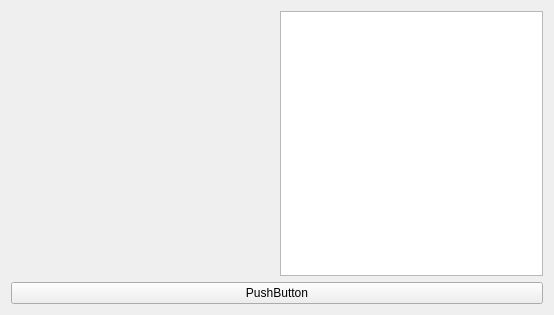
<?xml version="1.0" encoding="UTF-8"?>
<ui version="4.0">
 <class>Form</class>
 <widget class="QWidget" name="Form">
  <property name="geometry">
   <rect>
    <x>0</x>
    <y>0</y>
    <width>554</width>
    <height>315</height>
   </rect>
  </property>
  <property name="windowTitle">
   <string>二维码生成</string>
  </property>
  <property name="layoutDirection">
   <enum>Qt::LeftToRight</enum>
  </property>
  <layout class="QVBoxLayout" name="verticalLayout">
   <item>
    <layout class="QHBoxLayout" name="horizontalLayout">
     <item>
      <widget class="QLabel" name="label">
       <property name="enabled">
        <bool>true</bool>
       </property>
       <property name="sizePolicy">
        <sizepolicy hsizetype="Preferred" vsizetype="Preferred">
         <horstretch>1</horstretch>
         <verstretch>0</verstretch>
        </sizepolicy>
       </property>
       <property name="minimumSize">
        <size>
         <width>0</width>
         <height>0</height>
        </size>
       </property>
       <property name="maximumSize">
        <size>
         <width>400</width>
         <height>400</height>
        </size>
       </property>
       <property name="text">
        <string/>
       </property>
      </widget>
     </item>
     <item>
      <widget class="QTextEdit" name="edit">
       <property name="sizePolicy">
        <sizepolicy hsizetype="Expanding" vsizetype="Expanding">
         <horstretch>1</horstretch>
         <verstretch>1</verstretch>
        </sizepolicy>
       </property>
       <property name="minimumSize">
        <size>
         <width>0</width>
         <height>0</height>
        </size>
       </property>
      </widget>
     </item>
    </layout>
   </item>
   <item>
    <widget class="QPushButton" name="btn">
     <property name="text">
      <string>PushButton</string>
     </property>
    </widget>
   </item>
  </layout>
 </widget>
 <resources/>
 <connections/>
</ui>
